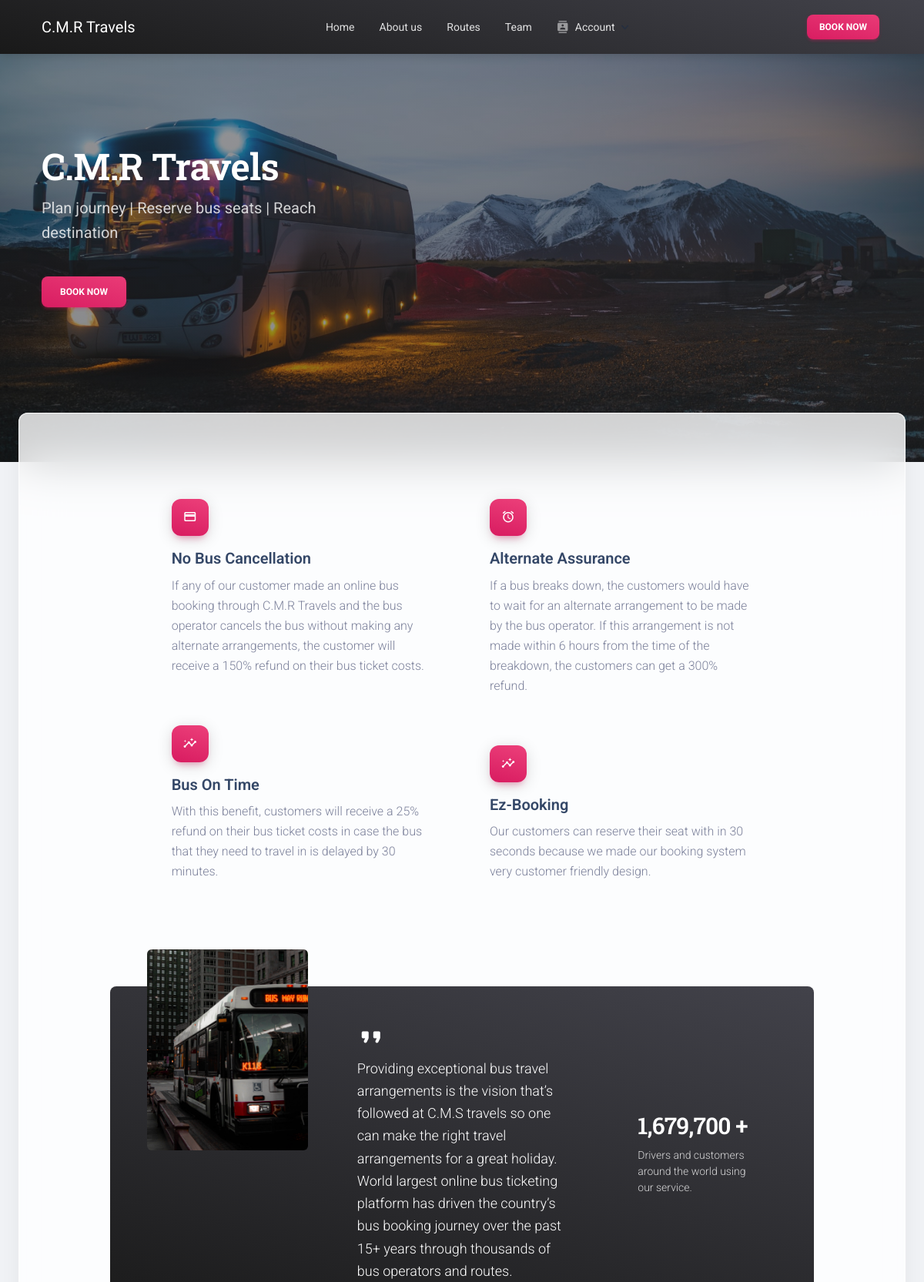
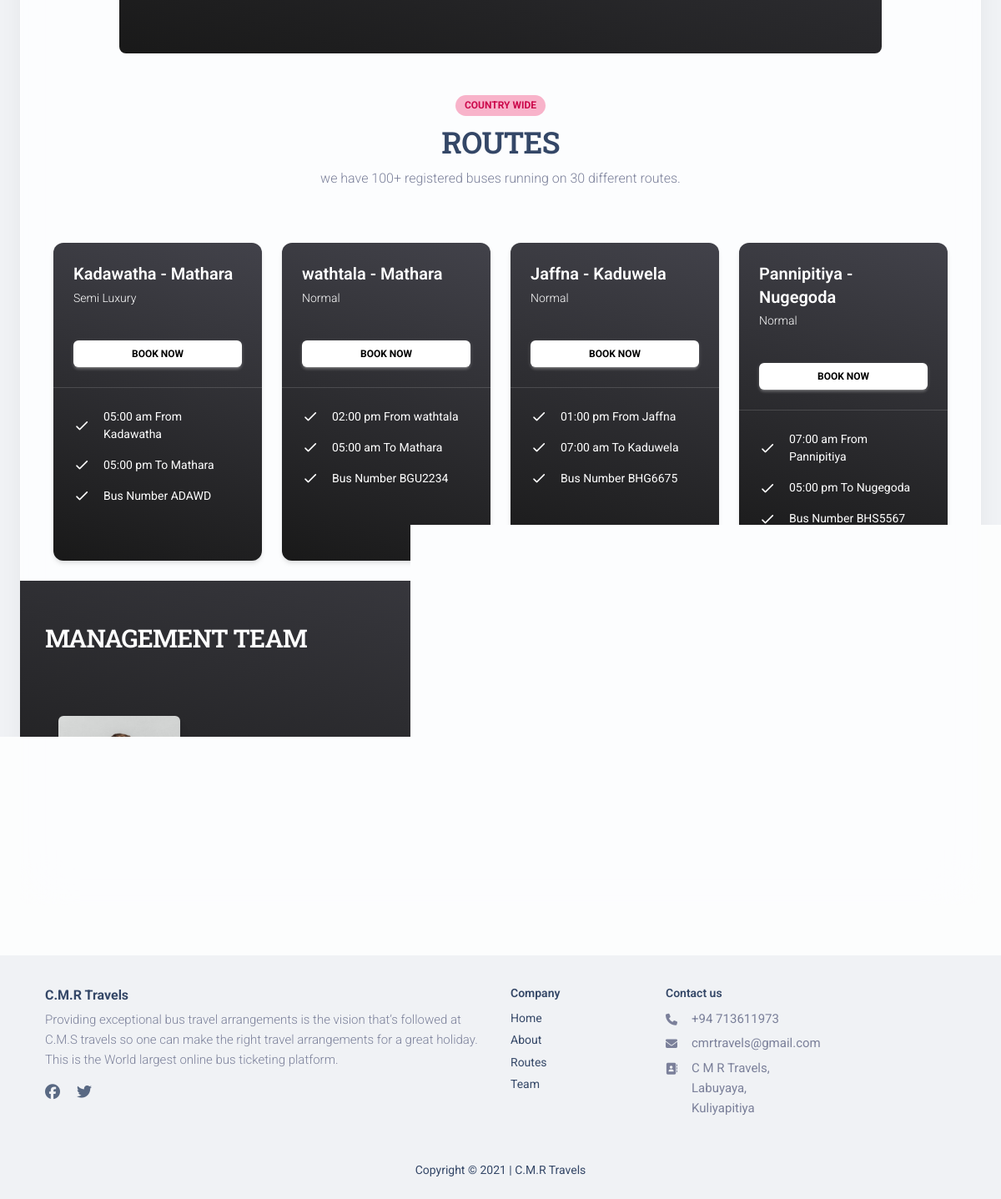
The page / on the database its author committed (2 pictures, top to bottom).
### tables this page shows
CREATE TABLE `bus` (
  `busNumber` varchar(20) NOT NULL,
  `busName` varchar(50) NOT NULL,
  `departureTime` time NOT NULL,
  `arrivalTime` time NOT NULL,
  `busRouteId` int(11) NOT NULL,
  `busType` enum('Normal','Semi Luxury','Luxury') NOT NULL
);

CREATE TABLE `route` (
  `routeId` int(11) NOT NULL,
  `routeFrom` varchar(50) DEFAULT NULL,
  `routeTo` varchar(50) DEFAULT NULL
);

### index.php (the view, shortened to what the rows shown need)
<!DOCTYPE html>
<html lang="en">
<head>
  <link href="assets/css/nucleo-icons.css" rel="stylesheet" />
  <link href="assets/css/nucleo-svg.css" rel="stylesheet" />
  <link id="pagestyle" href="assets/css/material-kit-pro.css?v=3.0.0" rel="stylesheet" />
</head>
<body class="coworking bg-gray-200">
  <header>
    <div class="page-header min-vh-75" style="background-image: url('assets/img/custom/gallery 16.jpg')" loading="lazy">
      <div class="container">
        <div class="row">
          <div class="
                col-lg-6 col-md-7
                d-flex
                justify-content-center
                text-md-start text-center
                flex-column
                mt-sm-0 mt-7
              ">
            <h1 class="text-white">C.M.R Travels</h1>
          </div>
        </div>
      </div>
    </div>
  </header>
  <div class="card card-body blur shadow-blur mx-3 mx-md-4 mt-n6 mb-4">
    <section class="features-3 py-4" id="routes">
      <div class="container">
        <div class="row text-center justify-content-center">
          <div class="col-lg-6">
            <h2>ROUTES</h2>
          </div>
        </div>
        <div class="row mt-5">
          <?php
          include_once 'controllers/dbConnection.php';
          $loadDataSql = "SELECT * FROM route INNER JOIN bus ON route.routeId = bus.busRouteId  LIMIT 4;";
          $loadDataResult = $con->query($loadDataSql);
          if ($loadDataResult->num_rows > 0) {
            while ($loadDataRow = $loadDataResult->fetch_assoc()) {
              $routeFrom = $loadDataRow["routeFrom"];
              $routeTo = $loadDataRow["routeTo"];
              $routeDTime = $loadDataRow["departureTime"];
              $routeATime = $loadDataRow["arrivalTime"];
              $routeBusNum = $loadDataRow["busNumber"];
              $busCondition = $loadDataRow["busType"];
              $format = 'H:i:s';
              $defaultDTime = DateTime::createFromFormat($format, $routeDTime);
              $newDTime = $defaultDTime->format('h:i a');
              $defaultATime = DateTime::createFromFormat($format, $routeATime);
              $newATime = $defaultATime->format('h:i a');
              echo '
                            <div class="col-lg-3 col-sm-6 mb-lg-0 mb-4">
                              <div class="card bg-gradient-dark h-100">
                                <div class="card-header bg-transparent text-sm-start text-center pt-4 pb-3 px-4">
                                  <h5 class="mb-1 text-white">' . $routeFrom . ' - ' . $routeTo . '</h5>
                                  <p class="mb-3 text-sm text-white">' . $busCondition . '</p>
                                  <a href="pages/user/sign-in.php" class="btn btn-sm btn-white w-100 border-radius-md mt-4 mb-2">Book now</a>
                                </div>
                                <hr class="horizontal light my-0">
                                <div class="card-body">
                                  <div class="d-flex pb-3">
                                    <i class="material-icons my-auto text-white">done</i>
                                    <span class="text-sm text-white ps-3">' . $newDTime. ' From ' . $routeFrom . '</span>
                                  </div>
                                  <div class="d-flex pb-3">
                                    <i class="material-icons my-auto text-white">done</i>
                                    <span class="text-sm text-white ps-3">' . $newATime . ' To ' . $routeTo . '</span>
                                  </div>
                                  <div class="d-flex pb-3">
                                    <i class="material-icons my-auto text-white">done</i>
                                    <span class="text-sm text-white ps-3">Bus Number ' . $routeBusNum . '</span>
                                  </div>
                                </div>
                              </div>
                            </div>
                          ';
            }
          }
          ?>
        </div>
      </div>
    </section>
  </div>
</body>
</html>

### rows shown on the page
bus: busRouteId.routeFrom "Kadawatha", busRouteId.routeTo "Mathara", busType "Semi Luxury", departureTime "05:00 am", arrivalTime "05:00 pm", busNumber "ADAWD"
bus: busRouteId.routeFrom "wathtala", busRouteId.routeTo "Mathara", busType "Normal", departureTime "02:00 pm", arrivalTime "05:00 am", busNumber "BGU2234"
bus: busRouteId.routeFrom "Jaffna", busRouteId.routeTo "Kaduwela", busType "Normal", departureTime "01:00 pm", arrivalTime "07:00 am", busNumber "BHG6675"
bus: busRouteId.routeFrom "Pannipitiya", busRouteId.routeTo "Nugegoda", busType "Normal", departureTime "07:00 am", arrivalTime "05:00 pm", busNumber "BHS5567"
